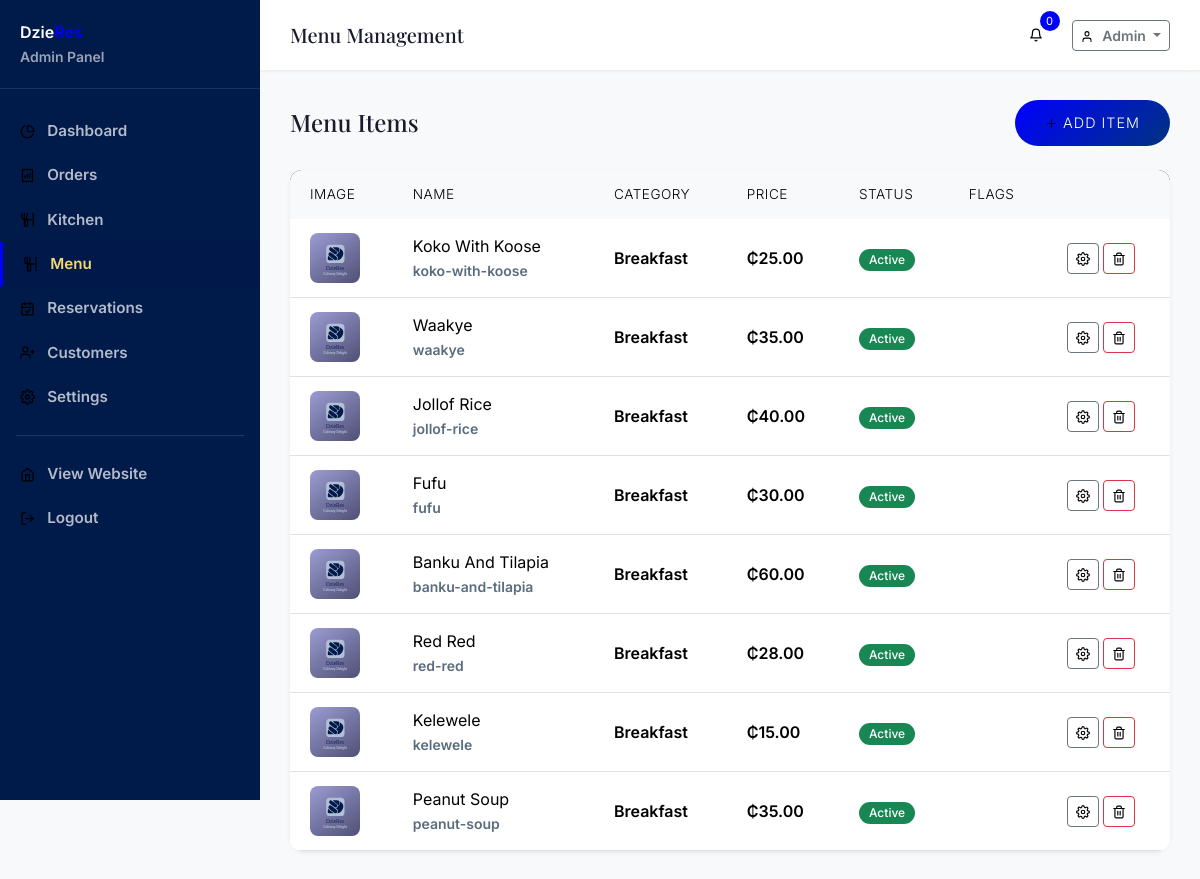
/admin/menu (signed in), run on the app's committed database.
### tables this page shows
CREATE TABLE users (
    id INTEGER PRIMARY KEY AUTOINCREMENT,
    role_id INTEGER NOT NULL DEFAULT 3,
    firstname VARCHAR(50) NOT NULL,
    lastname VARCHAR(50) NOT NULL,
    email VARCHAR(100) NOT NULL UNIQUE,
    phone VARCHAR(20),
    password VARCHAR(255) NOT NULL,
    avatar VARCHAR(255),
    address TEXT,
    city VARCHAR(100),
    state VARCHAR(100),
    zip VARCHAR(20),
    country VARCHAR(100) DEFAULT 'Ghana',
    email_verified_at DATETIME,
    verification_token VARCHAR(100),
    remember_token VARCHAR(100),
    reset_token VARCHAR(100),
    reset_token_expires DATETIME,
    status TEXT DEFAULT 'active',
    last_login DATETIME,
    ip_address VARCHAR(45),
    created_at DATETIME DEFAULT CURRENT_TIMESTAMP,
    updated_at DATETIME DEFAULT CURRENT_TIMESTAMP,
    FOREIGN KEY (role_id) REFERENCES roles(id)
);

CREATE TABLE foods (
    id INTEGER PRIMARY KEY AUTOINCREMENT,
    category_id INTEGER NOT NULL,
    name VARCHAR(200) NOT NULL,
    slug VARCHAR(200) NOT NULL UNIQUE,
    description TEXT,
    ingredients TEXT,
    price DECIMAL(10,2) NOT NULL,
    discount_percent DECIMAL(5,2) DEFAULT 0,
    final_price DECIMAL(10,2),
    calories INTEGER,
    preparation_time INTEGER, -- in minutes
    image VARCHAR(255),
    images TEXT, -- JSON array
    spice_level TEXT DEFAULT 'mild',
    availability TEXT DEFAULT 'available',
    status TEXT DEFAULT 'active',
    is_featured INTEGER DEFAULT 0,
    is_todays_special INTEGER DEFAULT 0,
    is_chef_recommendation INTEGER DEFAULT 0,
    tags TEXT, -- JSON array
    serving_size VARCHAR(50),
    allergens TEXT, -- JSON array
    preparation_time_range VARCHAR(50),
    unit TEXT DEFAULT 'plate',
    stock_quantity INTEGER DEFAULT 999,
    min_order_qty INTEGER DEFAULT 1,
    max_order_qty INTEGER DEFAULT 20,
    sort_order INTEGER DEFAULT 0,
    created_at DATETIME DEFAULT CURRENT_TIMESTAMP,
    updated_at DATETIME DEFAULT CURRENT_TIMESTAMP,
    FOREIGN KEY (category_id) REFERENCES categories(id) ON DELETE CASCADE
);

CREATE TABLE categories (
    id INTEGER PRIMARY KEY AUTOINCREMENT,
    name VARCHAR(100) NOT NULL,
    slug VARCHAR(100) NOT NULL UNIQUE,
    description TEXT,
    image VARCHAR(255),
    icon VARCHAR(50),
    parent_id INTEGER,
    sort_order INTEGER DEFAULT 0,
    status TEXT DEFAULT 'active',
    is_featured INTEGER DEFAULT 0,
    created_at DATETIME DEFAULT CURRENT_TIMESTAMP,
    updated_at DATETIME DEFAULT CURRENT_TIMESTAMP,
    FOREIGN KEY (parent_id) REFERENCES categories(id) ON DELETE SET NULL
);

### views/admin/menu/index.php (the view, shortened to what the rows shown need)
<div class="d-flex justify-content-between align-items-center mb-4">
    <h4 class="mb-0">Menu Items</h4>
    <a href="<?= \baseUrl('admin/menu/create') ?>" class="btn btn-gold"><?= \icon('plus', ['style' => 'width:0.9em;height:0.9em;margin-right:0.35rem;vertical-align:-0.15em;']) ?>Add Item</a>
</div>
<div class="card border-0 shadow-sm">
    <div class="card-body p-0">
        <div class="table-responsive">
            <table class="table align-middle mb-0">
                <thead class="table-light"><tr><th>Image</th><th>Name</th><th>Category</th><th>Price</th><th>Status</th><th>Flags</th><th></th></tr></thead>
                <tbody>
                    <?php foreach ($foods as $f): ?>
                        <tr>
                            <td><img src="<?= \uploadUrl($f->image) ?>" alt="" style="width:50px;height:50px;object-fit:cover;border-radius:8px;"></td>
                            <td><strong><?= \escape($f->name) ?></strong><div class="small text-muted"><?= \escape($f->slug) ?></div></td>
                            <td><?= \escape($f->category_name ?? '') ?></td>
                            <td><?= \formatPrice($f->final_price ?? $f->price) ?><?php if ($f->discount_percent>0): ?><span class="badge bg-danger ms-1">-<?= $f->discount_percent ?>%</span><?php endif; ?></td>
                            <td><span class="badge bg-<?= $f->status==='active'?'success':'secondary' ?>"><?= ucfirst($f->status) ?></span></td>
                            <td>
                            </td>
                            <td>
                                <a href="<?= \baseUrl('admin/menu/' . $f->id . '/edit') ?>" class="btn btn-sm btn-outline-secondary"><?= \icon('edit', []) ?></a>
                                <button class="btn btn-sm btn-outline-danger menu-delete" data-id="<?= $f->id ?>"><?= \icon('trash', []) ?></button>
                            </td>
                        </tr>
                    <?php endforeach; ?>
                </tbody>
            </table>
        </div>
    </div>
</div>

### Router.php (shortened to what the rows shown need)
<?php
class Router
{
    private $routes = [];
    private $middleware = [];
    private $prefix = '';
    private function addRoute(string $methods, string $path, $handler, array $middleware): void
    {
        $path = $this->prefix . $path;
        $methods = explode('|', $methods);
        foreach ($methods as $method) {
            $this->routes[] = [
                'method' => strtoupper(trim($method)),
                'path' => $path,
                'handler' => $handler,
                'middleware' => array_merge($this->middleware, $middleware),
                'pattern' => $this->pathToRegex($path),
            ];
        }
    }
    public function group(string $prefix, callable $callback, array $middleware = []): void
    {
        $previousPrefix = $this->prefix;
        $previousMiddleware = $this->middleware;
        $this->prefix = $previousPrefix . $prefix;
        $this->middleware = array_merge($previousMiddleware, $middleware);
        $this->prefix = $previousPrefix;
        $this->middleware = $previousMiddleware;
    }
    public function dispatch(): void
    {
        $method = $_SERVER['REQUEST_METHOD'];
        $uri = parse_url($_SERVER['REQUEST_URI'], PHP_URL_PATH);
        $basePath = dirname($_SERVER['SCRIPT_NAME']);
        if ($basePath !== '/' && strpos($uri, $basePath) === 0) {
            $uri = substr($uri, strlen($basePath));
        }
        $uri = '/' . trim($uri, '/');
        foreach ($this->routes as $route) {
            if ($route['method'] !== $method) {
                continue;
            }
            if (preg_match($route['pattern'], $uri, $matches)) {
                $params = array_filter($matches, function($key) {
                    return !is_numeric($key);
                }, ARRAY_FILTER_USE_KEY);
                $this->executeHandler($route['handler'], $params);
                return;
            }
        }
    }
    private function pathToRegex(string $path): string
    {
        $pattern = preg_replace('/\{([a-zA-Z_]+)\}/', '(?P<$1>[^/]+)', $path);
        $pattern = str_replace('/', '\/', $pattern);
        return '/^' . $pattern . '$/';
    }
    private function executeHandler($handler, array $params): void
    {
        if (is_callable($handler)) {
            call_user_func_array($handler, $params);
        } elseif (is_string($handler)) {
            if (strpos($handler, '@') !== false) {
                [$controller, $method] = explode('@', $handler);
                $instance = new $controller();
                call_user_func_array([$instance, $method], $params);
            } else {
                view($handler, $params);
            }
        }
    }
}

### views/admin/layouts/master.php (shortened to what the rows shown need)
<!DOCTYPE html>
<html lang="en" data-bs-theme="light">
<head>
    <link href="<?= \asset('vendor/bootstrap/bootstrap.min.css') ?>" rel="stylesheet">
    <link href="<?= \asset('vendor/fontawesome/all.min.css') ?>" rel="stylesheet">
    <link href="<?= \asset('vendor/fonts/local-fonts.css') ?>" rel="stylesheet">
    <link href="<?= \asset('css/style.css') ?>" rel="stylesheet">
</head>
<body>
    <div class="admin-wrapper">
        <aside class="admin-sidebar" id="adminSidebar">
            <div class="sidebar-brand">
                <a href="<?= \baseUrl('admin') ?>" class="text-decoration-none text-white">
                    <span class="brand-text">Dzie<span class="text-gold">Res</span></span>
                    <small class="d-block text-muted">Admin Panel</small>
                </a>
            </div>
            <nav class="sidebar-nav">
                <div class="nav-item <?= strpos($_SERVER['REQUEST_URI'], '/admin/dashboard') !== false || $_SERVER['REQUEST_URI'] === \baseUrl('admin') || rtrim($_SERVER['REQUEST_URI'], '/') === \baseUrl('admin') ? 'active' : '' ?>">
                    <a href="<?= \baseUrl('admin') ?>"><?= \icon('chart-pie', []) ?> Dashboard</a>
                </div>
                <div class="nav-item <?= strpos($_SERVER['REQUEST_URI'], '/admin/orders') !== false ? 'active' : '' ?>">
                    <a href="<?= \baseUrl('admin/orders') ?>"><?= \icon('receipt', []) ?> Orders</a>
                </div>
                <div class="nav-item <?= strpos($_SERVER['REQUEST_URI'], '/admin/kitchen') !== false ? 'active' : '' ?>">
                    <a href="<?= \baseUrl('admin/kitchen') ?>"><?= \icon('kitchen-set', []) ?> Kitchen</a>
                </div>
                <div class="nav-item <?= strpos($_SERVER['REQUEST_URI'], '/admin/menu') !== false ? 'active' : '' ?>">
                    <a href="<?= \baseUrl('admin/menu') ?>"><?= \icon('utensils', []) ?> Menu</a>
                </div>
                <div class="nav-item <?= strpos($_SERVER['REQUEST_URI'], '/admin/reservations') !== false ? 'active' : '' ?>">
                    <a href="<?= \baseUrl('admin/reservations') ?>"><?= \icon('calendar-check', []) ?> Reservations</a>
                </div>
                <div class="nav-item <?= strpos($_SERVER['REQUEST_URI'], '/admin/customers') !== false ? 'active' : '' ?>">
                    <a href="<?= \baseUrl('admin/customers') ?>"><?= \icon('user-plus', []) ?> Customers</a>
                </div>
                <div class="nav-item <?= strpos($_SERVER['REQUEST_URI'], '/admin/settings') !== false ? 'active' : '' ?>">
                    <a href="<?= \baseUrl('admin/settings') ?>"><?= \icon('cog', []) ?> Settings</a>
                </div>
                <hr class="text-white-50 mx-3">
                <div class="nav-item">
                    <a href="<?= \baseUrl() ?>"><?= \icon('globe', []) ?> View Website</a>
                </div>
                <div class="nav-item">
                    <a href="<?= \baseUrl('logout') ?>"><?= \icon('sign-out', []) ?> Logout</a>
                </div>
            </nav>
        </aside>
        <div class="admin-main">
            <header class="admin-header">
                <div class="d-flex justify-content-between align-items-center">
                    <div class="d-flex align-items-center gap-3">
                        <h5 class="mb-0"><?= \escape($pageTitle ?? 'Dashboard') ?></h5>
                    </div>
                    <div class="d-flex align-items-center gap-3">
                        <div class="dropdown">
                            <button class="btn btn-icon btn-sm position-relative" id="notificationBtn" data-bs-toggle="dropdown" aria-expanded="false">
                                <?= \icon('bell', []) ?>
                                <span class="cart-badge" id="notifCount">0</span>
                            </button>
                        </div>
                        <div class="dropdown">
                            <button class="btn btn-sm btn-outline-secondary dropdown-toggle" data-bs-toggle="dropdown">
                                <?= \icon('user', ['style' => 'width:0.9em;height:0.9em;margin-right:0.35rem;vertical-align:-0.15em;']) ?>
                                <?php $user = \auth(); if ($user): ?>
                                <?= \escape($user->firstname) ?>
                                <?php endif; ?>
                            </button>
                        </div>
                    </div>
                </div>
            </header>
            <div class="admin-content">
                <?php if (isset($contentView)): ?>
                    <?php \view($contentView, $data ?? []); ?>
                <?php else: ?>
                    <?php require $__viewPath ?? ''; ?>
                <?php endif; ?>
            </div>
        </div>
    </div>
</body>
</html>

### helpers/functions.php (shortened to what the rows shown need)
<?php
function app(): array
{
    static $config = null;
    if ($config === null) {
        $config = require __DIR__ . '/../config/app.php';
    }
    return $config;
}
function db(): Database
{
    return Database::getInstance();
}
function config(string $key, $default = null)
{
    $dbValue = dbConfigValue($key);
    $keys = explode('.', $key);
    $value = app();
    foreach ($keys as $segment) {
        $value = $value[$segment];
    }
    return $value;
}
function dbConfigValue(string $key)
{
    static $map = [
        'tax.rate'               => 'tax_rate',
        'service_charge'         => 'service_charge',
        'delivery.fee'           => 'delivery_fee',
        'delivery.free_above'    => 'free_delivery_above',
        'currency.symbol'        => 'currency_symbol',
        'currency.code'          => 'currency_code',
        'restaurant.name'        => 'restaurant_name',
        'restaurant.tagline'     => 'restaurant_tagline',
        'restaurant.phone'       => 'restaurant_phone',
        'restaurant.email'       => 'restaurant_email',
        'restaurant.address'     => 'restaurant_address',
        'restaurant.opening_hours' => 'opening_hours',
        'loyalty.points_per_ghs' => 'loyalty_points_per_ghs',
        'loyalty.welcome_points' => 'welcome_points',
        'app.accent_color'       => 'accent_color',
        'app.primary_color'      => 'primary_color',
    ];
    if (!isset($map[$key])) {
        return null;
    }
    try {
        return getSetting($map[$key]);
    } catch (\Throwable $e) {
        return null;
    }
}
function detectBaseUrl(): string
{
    $configured = config('url');
    if (!empty($_SERVER['HTTP_HOST'])) {
        $scheme = (!empty($_SERVER['HTTPS']) && $_SERVER['HTTPS'] !== 'off') ? 'https' : 'http';
        $host = $_SERVER['HTTP_HOST'];
        $script = $_SERVER['SCRIPT_NAME'] ?? '/index.php';
        $basePath = rtrim(dirname($script), '/');
        return $scheme . '://' . $host . $basePath;
    }
    return rtrim($configured ?: 'http://localhost/restaurant', '/');
}
function baseUrl(string $path = ''): string
{
    static $base = null;
    if ($base === null) {
        $base = detectBaseUrl();
    }
    return rtrim($base, '/') . '/' . ltrim($path, '/');
}
function sessionGet(string $key, $default = null)
{
    return $_SESSION[$key] ?? $default;
}
function sessionHas(string $key): bool
{
    return isset($_SESSION[$key]);
}
function auth(): ?object
{
    $user = db()->fetch(
        "SELECT u.*, r.name as role_name, r.slug as role_slug
         FROM users u
         JOIN roles r ON u.role_id = r.id
         WHERE u.id = ? AND u.status = 'active'",
        [sessionGet('user_id')]
    );
    return $user ?: null;
}
function escape(string $value): string
{
    return htmlspecialchars($value, ENT_QUOTES | ENT_HTML5, 'UTF-8');
}
function formatPrice(float $amount): string
{
    $symbol = config('currency.symbol', '₵');
    return $symbol . number_format($amount, 2);
}
function getSetting(string $key, $default = null)
{
    $result = db()->fetch("SELECT value FROM settings WHERE `key` = ?", [$key]);
    return $result ? $result->value : $default;
}
function view(string $view, array $data = []): void
{
    extract($data);
    $viewPath = __DIR__ . '/../views/' . $view . '.php';
    require $viewPath;
}
function asset(string $path): string
{
    return baseUrl('assets/' . ltrim($path, '/'));
}
function icon(string $name, array $attrs = []): string
{
    $file = $map[$name] ?? 'search.svg';
    $src = asset('images/icons/' . $file);
    $html = '<img src="' . $src . '" alt="' . $name . '" class="icon icon-' . $name . '"';
    foreach ($attrs as $k => $v) {
        $html .= ' ' . $k . '="' . htmlspecialchars($v, ENT_QUOTES) . '"';
    }
    $html .= '>';
    return $html;
}
function uploadUrl(?string $path): string
{
    if (empty($path)) {
        return asset('images/food-placeholder.svg');
    }
    return baseUrl($path);
}

### data on the page
users: firstname "Admin"
foods: name "Koko With Koose", slug "koko-with-koose", category.name "Breakfast", price "₵25.00", status "Active"
foods: name "Waakye", slug "waakye", category.name "Breakfast", price "₵35.00", status "Active"
foods: name "Jollof Rice", slug "jollof-rice", category.name "Breakfast", price "₵40.00", status "Active"
foods: name "Fufu", slug "fufu", category.name "Breakfast", price "₵30.00", status "Active"
foods: name "Banku And Tilapia", slug "banku-and-tilapia", category.name "Breakfast", price "₵60.00", status "Active"
foods: name "Red Red", slug "red-red", category.name "Breakfast", price "₵28.00", status "Active"
foods: name "Kelewele", slug "kelewele", category.name "Breakfast", price "₵15.00", status "Active"
foods: name "Peanut Soup", slug "peanut-soup", category.name "Breakfast", price "₵35.00", status "Active"
